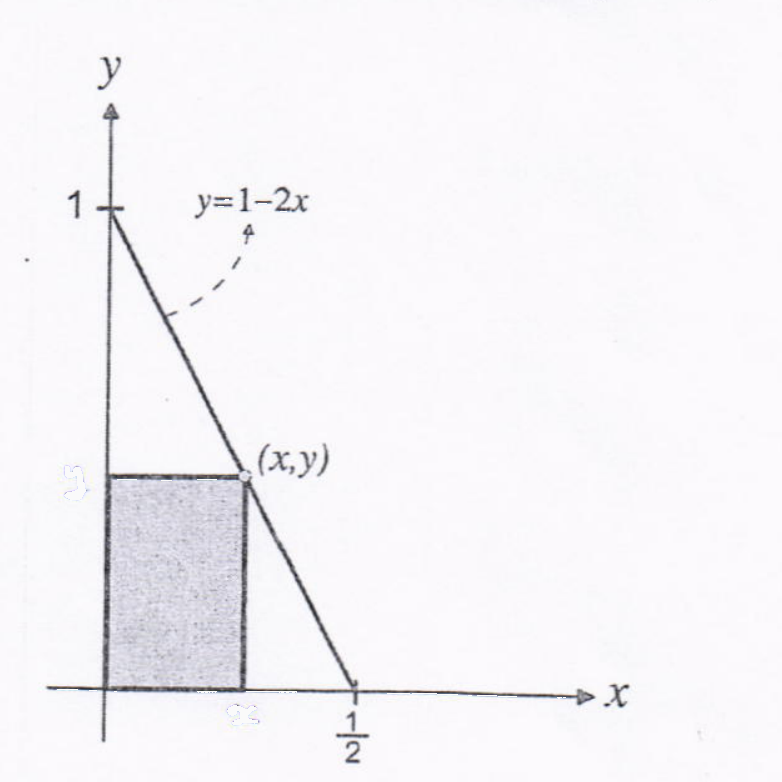
#> input picture img/math101/math101-231-fx-q22.png, 782 x 782 px
$ python decolor.py ../img/math101/math101-231-fx-q22.png ../img/math101/math101-242-e1-q1.png 5
#> lines starting #> are read from the running program, lines starting #| are printed output that depends on the picture
"""Whiten coloured (handwritten ink) pixels in a scan crop; the printed figure is grayscale.
Usage: python -I decolor.py <in.png> <out.png> [threshold]"""
import sys
from PIL import Image

src, dst = sys.argv[1], sys.argv[2]
thr = int(sys.argv[3]) if len(sys.argv) > 3 else 40
im = Image.open(src).convert("RGB")
#> im is the input picture: PIL image 782x782 RGB; mean R, G, B 246, 244.3, 247.6
px = im.load()
n = 0
for y in range(im.height):
    for x in range(im.width):
        r, g, b = px[x, y]
        if max(r, g, b) - min(r, g, b) > thr:
            px[x, y] = (255, 255, 255)
            n += 1
#> after the loop, n = 46252
im.save(dst)
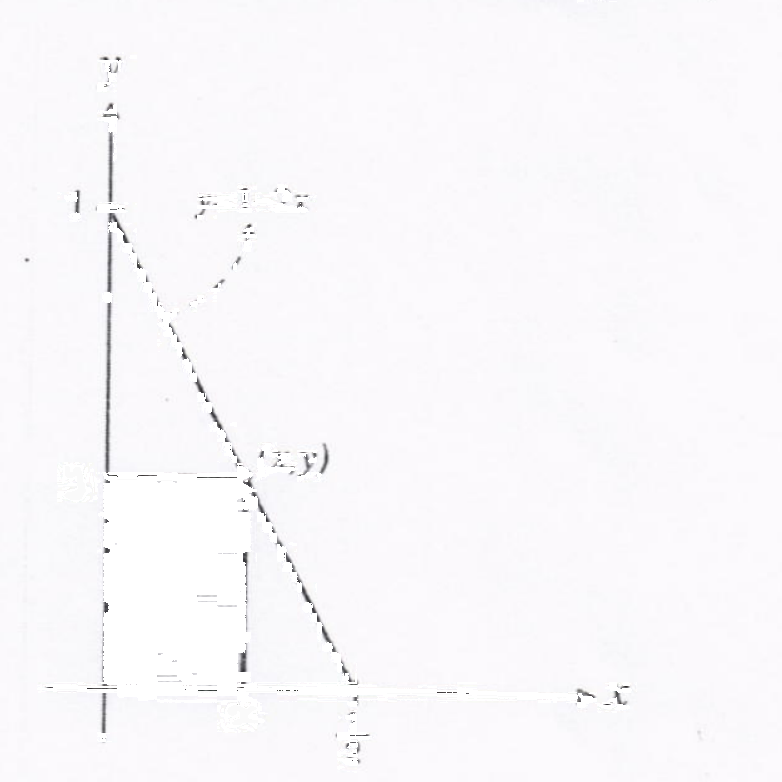
#> saved as math101-242-e1-q1.png: PIL image 782x782 RGB; mean R, G, B 250, 248.5, 251.1
print("whitened", n, "of", im.width * im.height)
#| whitened 46252 of 611524
